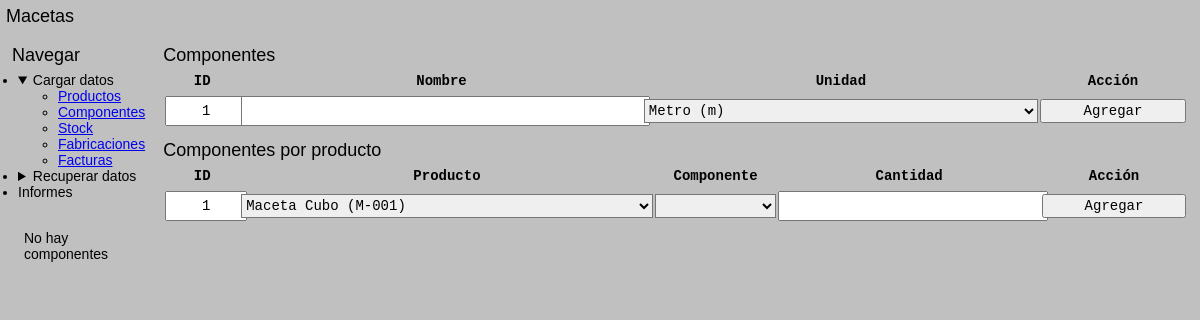
The page /componentes/ on the database as committed earlier.
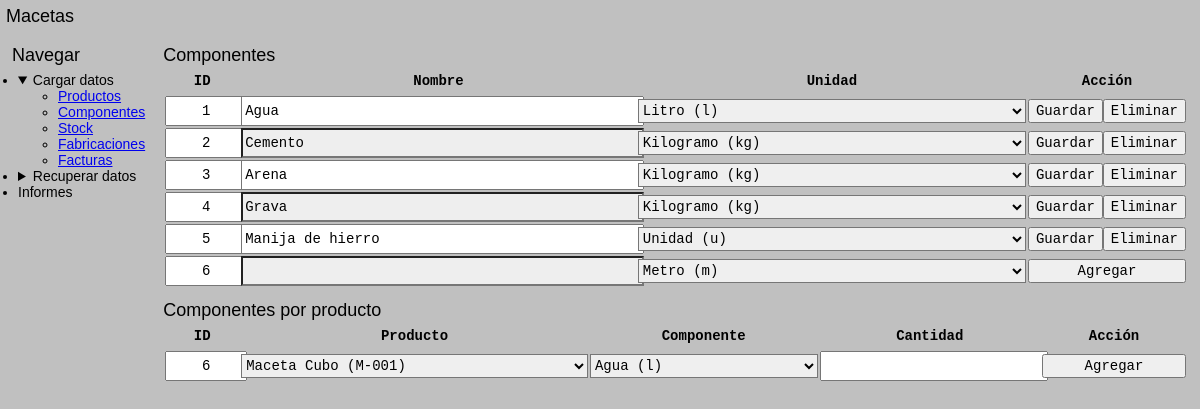
The same page on the database as committed later.
### tables this page shows
CREATE TABLE componentes (
    id INTEGER PRIMARY KEY AUTOINCREMENT,
    nombre TEXT NOT NULL,
    unidad TEXT NOT NULL,
    habilitado INTEGER NOT NULL DEFAULT 1
);

### app.py (the view)
@APP.route('/componentes/', methods=['GET'])
def Componentes_Consultar():
    return render_template('/componentes.html')

### app.py (called while the page is built)
def Get_DB():
    DB = getattr(g, '_database', None)
    if DB is None:
        DB = g._database = sqlite3.connect(DATABASE)
    return DB

@APP.teardown_appcontext
def Close_DB(exception):
    DB = getattr(g, '_database', None)
    if DB is not None:
        DB.close()

@APP.context_processor
def Inyectar_Datos():
    DB = Get_DB()
    Productos = fun.Productos(DB)
    Componentes = fun.Componentes(DB)
    Componentes_Por_Producto = fun.Componentes_Por_Producto(DB)
    return dict(
        productosLista = Productos.Consultar(),
        productosTipos = Productos.Consultar_Tipos(),
        productoSiguiente = Productos.Consultar_Siguiente_ID(),
        productosFormateados = Productos.Consultar_Formateado(),
        componentesLista = Componentes.Consultar(),
        componenteSiguiente = Componentes.Consultar_Siguiente_ID(),
        componentesFormateados = Componentes.Consultar_Formateado(),
        componentesUnidades = fun.UNIDADES,
        componentesPorProductoLista = Componentes_Por_Producto.Consultar(),
        componentesPorProductoSiguiente = Componentes_Por_Producto.Consultar_Siguiente_ID(),
    )

### funciones.py (called while the page is built)
    def Consultar(self):
        return self.DB.execute('SELECT * FROM productos WHERE habilitado != 0').fetchall()

    def Consultar_Tipos(self):
        return self.DB.execute('SELECT DISTINCT tipo FROM productos WHERE habilitado != 0 ORDER BY tipo ASC').fetchall()[0]

    def Consultar_Siguiente_ID(self):
        resultado = self.DB.execute('SELECT seq + 1 FROM sqlite_sequence WHERE name = "productos"').fetchone()[0]
        if resultado is None:
            return 1
        return resultado

    def Consultar_Formateado(self):
        resultado = self.DB.execute('SELECT * FROM productos WHERE habilitado != 0').fetchall()
        return {fila[0] : f'{fila[1]} {fila[2]} ({fila[3]})' for fila in resultado}

    def Consultar(self):
        return self.DB.execute('SELECT * FROM componentes WHERE habilitado != 0').fetchall()

    def Consultar_Siguiente_ID(self):
        try:
            resultado = self.DB.execute('SELECT seq + 1 FROM sqlite_sequence WHERE name = "componentes"').fetchone()[0]
        except TypeError:
            return 1
        return resultado

    def Consultar_Formateado(self):
        resultado = self.DB.execute('SELECT * FROM componentes WHERE habilitado != 0').fetchall()
        return {fila[0] : f'{fila[1]} ({fila[2]})' for fila in resultado}

### templates/componentes.html (shortened to what this page needs)
<!DOCTYPE html>
<html lang='en'>
<head>
    <link rel="stylesheet" href="https://unpkg.com/98.css">
    <link rel='stylesheet' href='{{url_for('static', filename='styles.css')}}'>
</head>
<body>
    <div class="window">
        {% include 'header.html' %}
        <div class="window-body" id="container">
            <div id="aside">
                {% include 'nav.html' %}
                {% if not componentesLista %}
                    <div class="field-border-disabled" id="mensaje">
                        No hay componentes
                    </div>
                {% elif mensaje %}
                    <div class="field-border-disabled" id="mensaje">
                        {{mensaje}}
                    </div>
                {% endif %}
            </div>
            <div id="main">
                <legend>Componentes</legend>
                <div class="sunken-panel">
                    <table class="interactive">
                        <thead>
                            <th class="primerColumna">ID</th>
                            <th>Nombre</th>
                            <th>Unidad</th>
                            <th class="ultimaColumna">Acción</th>
                        </thead>
                        {% if componentesLista %}
                        {% for componente in componentesLista %}
                        <tr>
                            <form action="/componentes/modificar" method="post">
                                <td class="primerColumna">
                                    <input type="text" name="id_modificar" value="{{componente[0]}}" readonly required>
                                </td>
                                <td>
                                    <input type="text" name="nombre_modificar" value="{{componente[1]}}" required>
                                </td>
                                <td>
                                    <select name="unidad_modificar" id="unidad_modificar">
                                        {% for key, value in componentesUnidades.items() %}
                                            {% if key == componente[2] %}
                                                <option selected value="{{ key }}">{{ value }}</option>
                                            {% else %}
                                                <option value="{{ key }}">{{ value }}</option>
                                            {% endif %}
                                        {% endfor %}
                                    </select>
                                </td>
                                <td class="ultimaColumna">
                                    <div>
                                        <input type="submit" value="Guardar">
                                        <form method="post">
                                            <input type="submit" formaction="/componentes/eliminar" value="Eliminar">
                                        </form>
                                    </div>
                                </td>
                            </form>
                        </tr>
                        {% endfor %}
                        {% endif %}
                        <tr>
                            <form action="/componentes/agregar" method="post">
                                <td class="primerColumna">
                                    <input type="text" name="id_agregar" value="{{ componenteSiguiente }}" readonly required>
                                </td>
                                <td>
                                    <input type="text" name="nombre_agregar" required>
                                </td>
                                <td>
                                    <select name="unidad_agregar" id="unidad_agregar">
                                        {% for key, value in componentesUnidades.items() %}
                                            <option value="{{ key }}">{{ value }}</option>
                                        {% endfor %}
                                    </select>
                                </td>
                                <td class="ultimaColumna">
                                    <input type="submit" value="Agregar">
                                </td>
                            </form>
                        </tr>
                    </table>
                </div>
                <legend>Componentes por producto</legend>
                <div class="sunken-panel">
                    <table class="interactive">
                        <thead>
                            <th class="primerColumna">ID</th>
                            <th>Producto</th>
                            <th>Componente</th>
                            <th>Cantidad</th>
                            <th>Acción</th>
                        </thead>
                        <tr>
                            <form action="/componentes/por-producto/agregar" method="post">
                                <td class="primerColumna">
                                    <input type="text" name="id_agregar" value="{{componenteSiguiente}}" readonly required>
                                </td>
                                <td>
                                    <select name="id_producto">
                                        {% for key, value in productosFormateados.items() %}
                                            <option value="{{ key }}">{{ value }}</option>
                                        {% endfor %}
                                    </select>
                                </td>
                                <td>
                                    <select name="id_componente">
                                        {% for key, value in componentesFormateados.items() %}
                                            <option value="{{ key }}">{{ value }}</option>
                                        {% endfor %}
                                    </select>
                                </td>
                                <td>
                                    <input type="number" name="cantidad">
                                </td>
                                <td class="ultimaColumna">
                                    <input type="submit" value="Agregar">
                                </td>
                            </form>
                        </tr>
                    </table>
                </div>
            </div>
        </div>
    </div>
</body>
</html>

### templates/header.html
<div class="title-bar">
    <div class="title-bar-text">
        <a href="/" style="text-decoration: inherit; color: inherit; font-size: 1.5rem;">Macetas</a>
    </div>
</div>

### templates/nav.html (shortened to what this page needs)
<legend>Navegar</legend>
<ul class="tree-view" id="nav">
    <li>
        <details open>
            <summary>Cargar datos</summary>
            <ul>
                <li><a href="/productos/">Productos</a></li>
                <li><a href="/componentes/">Componentes</a></li>
                <li><a href="/stock/">Stock</a></li>
                <li><a href="/fabricaciones/">Fabricaciones</a></li>
                <li><a href="/facturas/">Facturas</a></li>
            </ul>
        </details>
    </li>
    <li>
        <details closed>
            <summary>Recuperar datos</summary>
        </details>
    </li>
    <li>
        <summary>Informes</summary>
    </li>
</ul>

### static/styles.css (style rules this page uses)
* { margin: 0; font-family: sans-serif; font-size: 14px; }
:root { font-size: 12px; }
html { background: silver; }
.window { min-height: 100dvh; padding: 0; min-width: fit-content; }
.window-body { margin: 1rem; }
.title-bar { padding: 0.5rem; }
#container { display: grid; grid-template-areas: 'aside main'; grid-template-columns: 1fr 9fr; column-gap: 1rem; row-gap: 1rem; height: 100%; }
#aside { grid-area: aside; display: flex; flex-direction: column; row-gap: 1rem; }
ul.tree-view#nav { padding: 0.5rem; }
#main { grid-area: main; display: flex; flex-direction: column; row-gap: 1rem; }
table.interactive { width: 100%; min-width: 720px; }
table.interactive * { font-family: monospace; font-size: 14px; }
table.interactive th { height: 2rem; }
table.interactive tr td { padding: 0; }
table.interactive .primerColumna { width: 6rem; text-align: center; }
table.interactive .primerColumna input { text-align: center; }
table.interactive .ultimaColumna { width: 12rem; }
table.interactive .ultimaColumna div { display: flex; width: 100%; }
table.interactive input { width: 100%; height: 2rem; }
table.interactive tr:nth-child(even) input:read-write { background: #EEE; }
table.interactive select { width: 100%; height: 2rem; background-position: center right 2px; background-size: 1.5rem; }
legend { font-family: sans-serif; font-size: 1.5rem; padding: 0; margin-bottom: -1rem; }

Rows that differ between the two databases and show on the page:
added componentes: id_modificar "1", nombre_modificar "Agua", unidad_modificar "Litro (l)"
added componentes: id_modificar "2", nombre_modificar "Cemento", unidad_modificar "Kilogramo (kg)"
added componentes: id_modificar "3", nombre_modificar "Arena", unidad_modificar "Kilogramo (kg)"
added componentes: id_modificar "4", nombre_modificar "Grava", unidad_modificar "Kilogramo (kg)"
added componentes: id_modificar "5", nombre_modificar "Manija de hierro", unidad_modificar "Unidad (u)"
Other text that changed with them:
form field id_agregar: "1" → "6"
form field id_componente: (not shown) → "Agua (l)"
text no longer shown: "No hay componentes"
